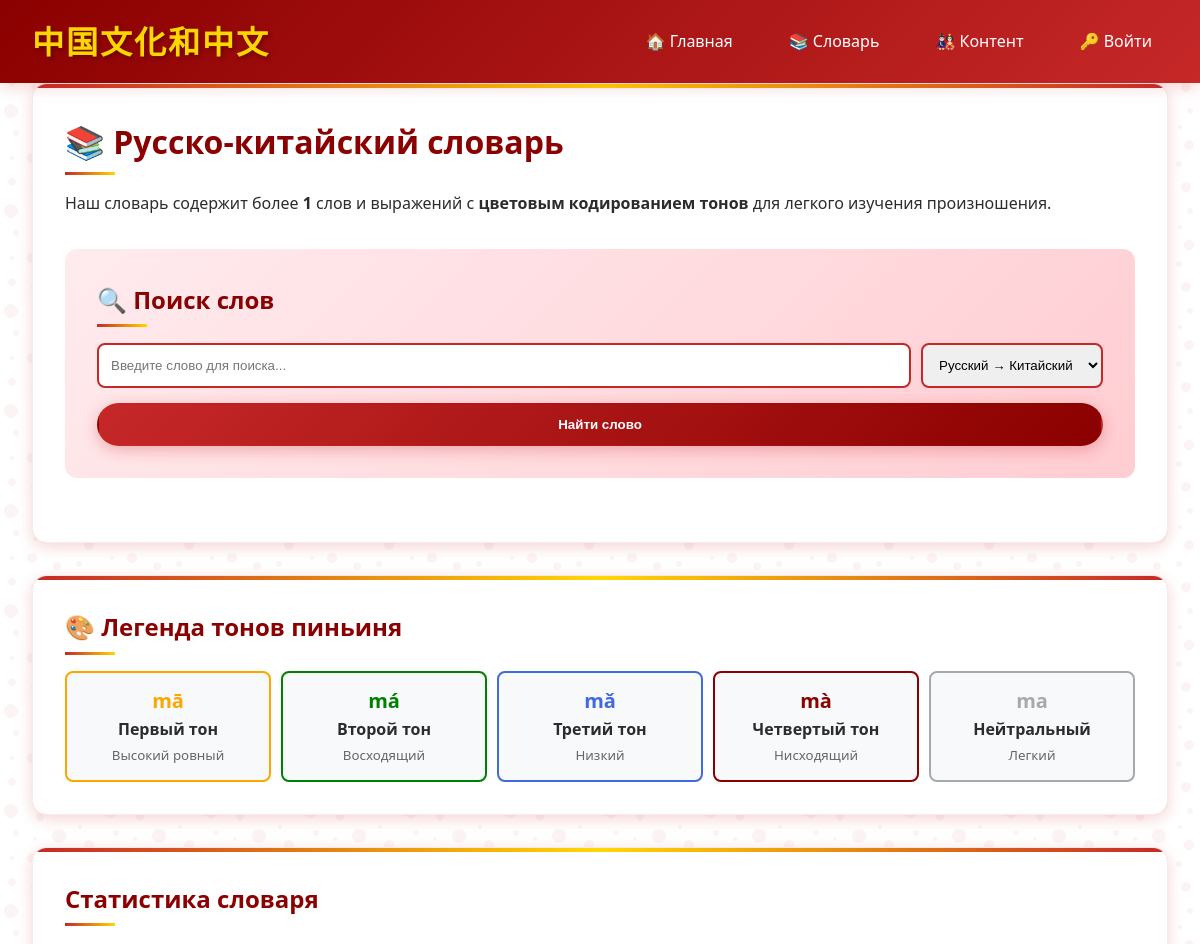
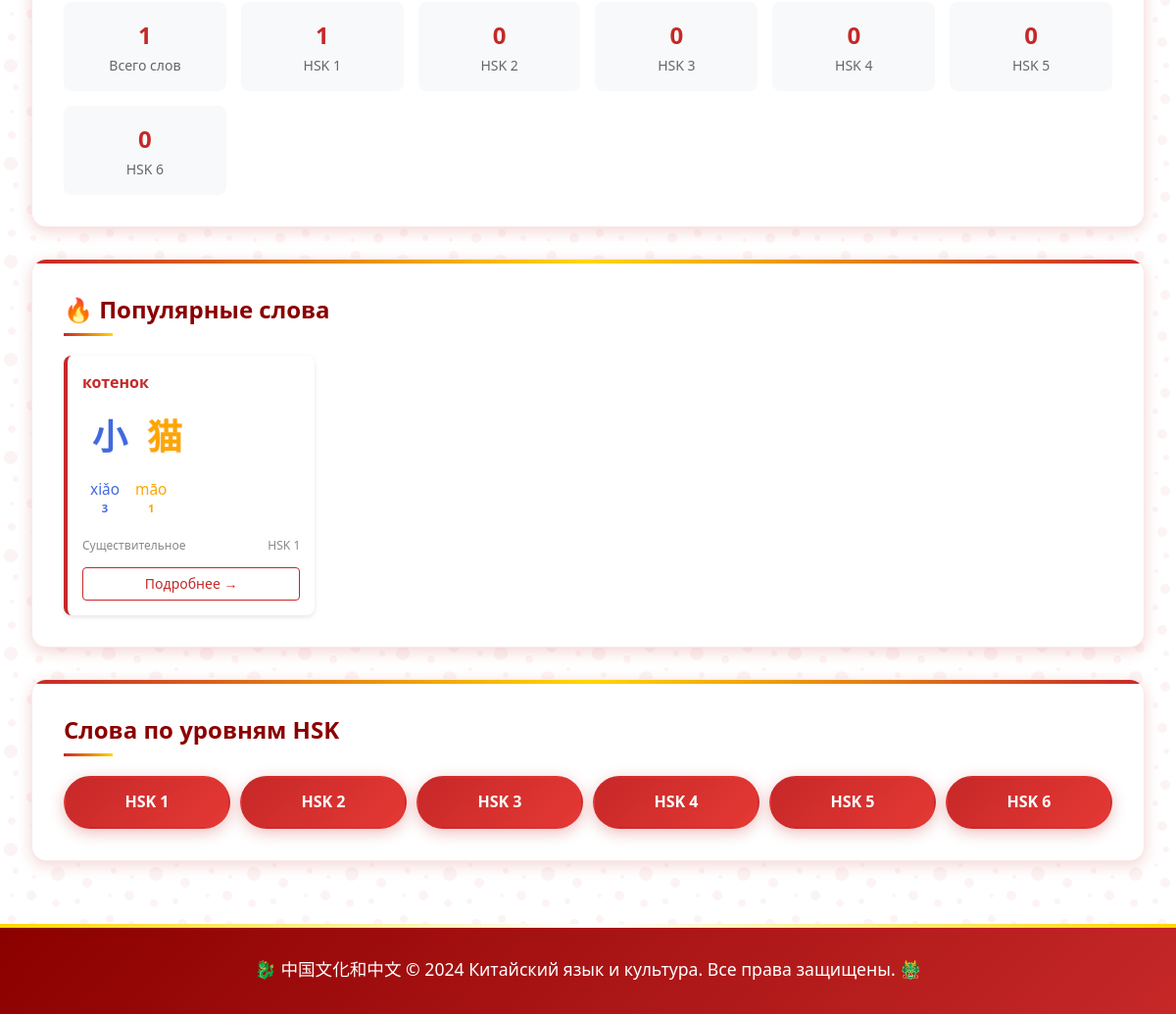
The app's page /dictionary/, older data (2 pictures, top to bottom).
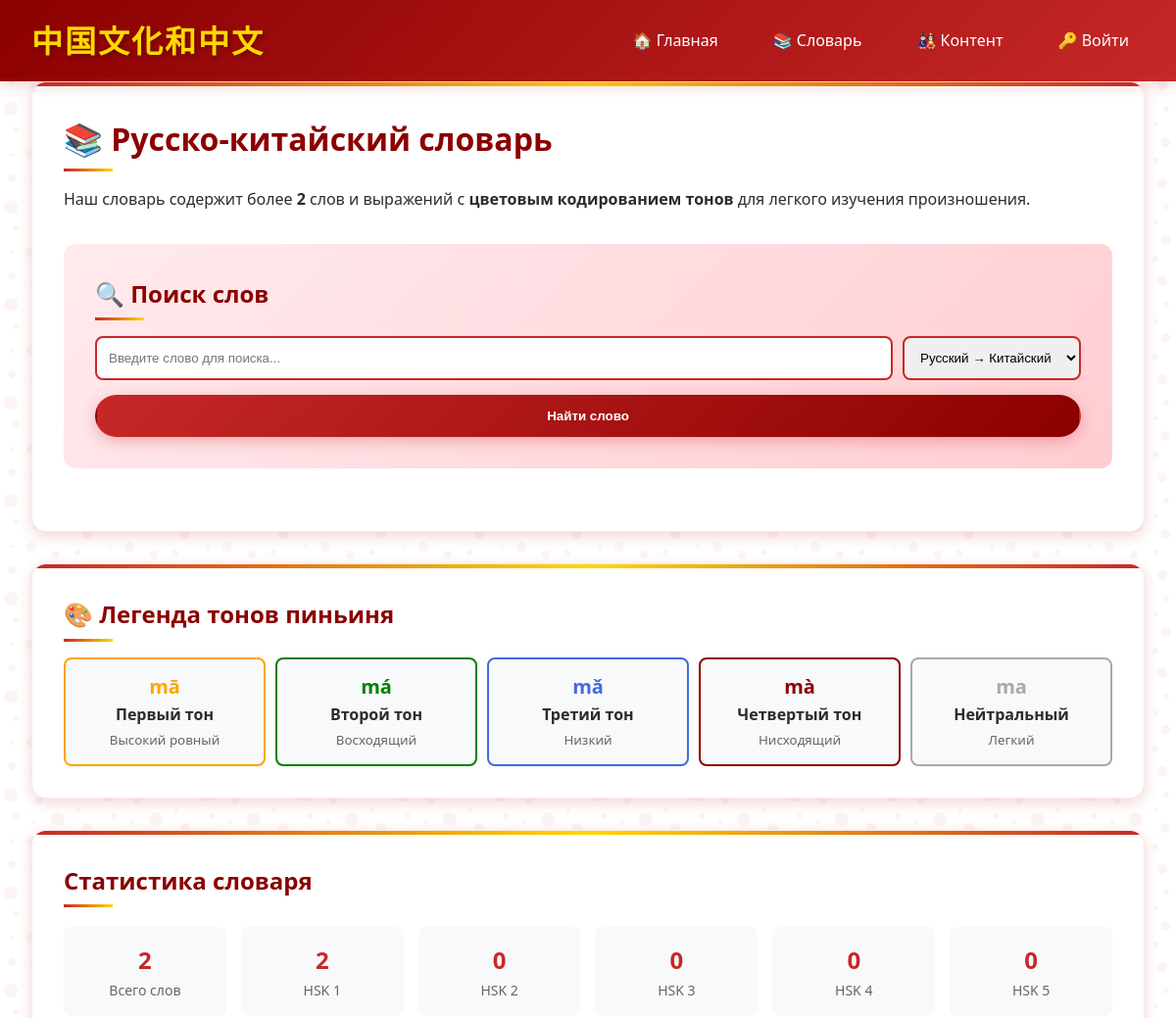
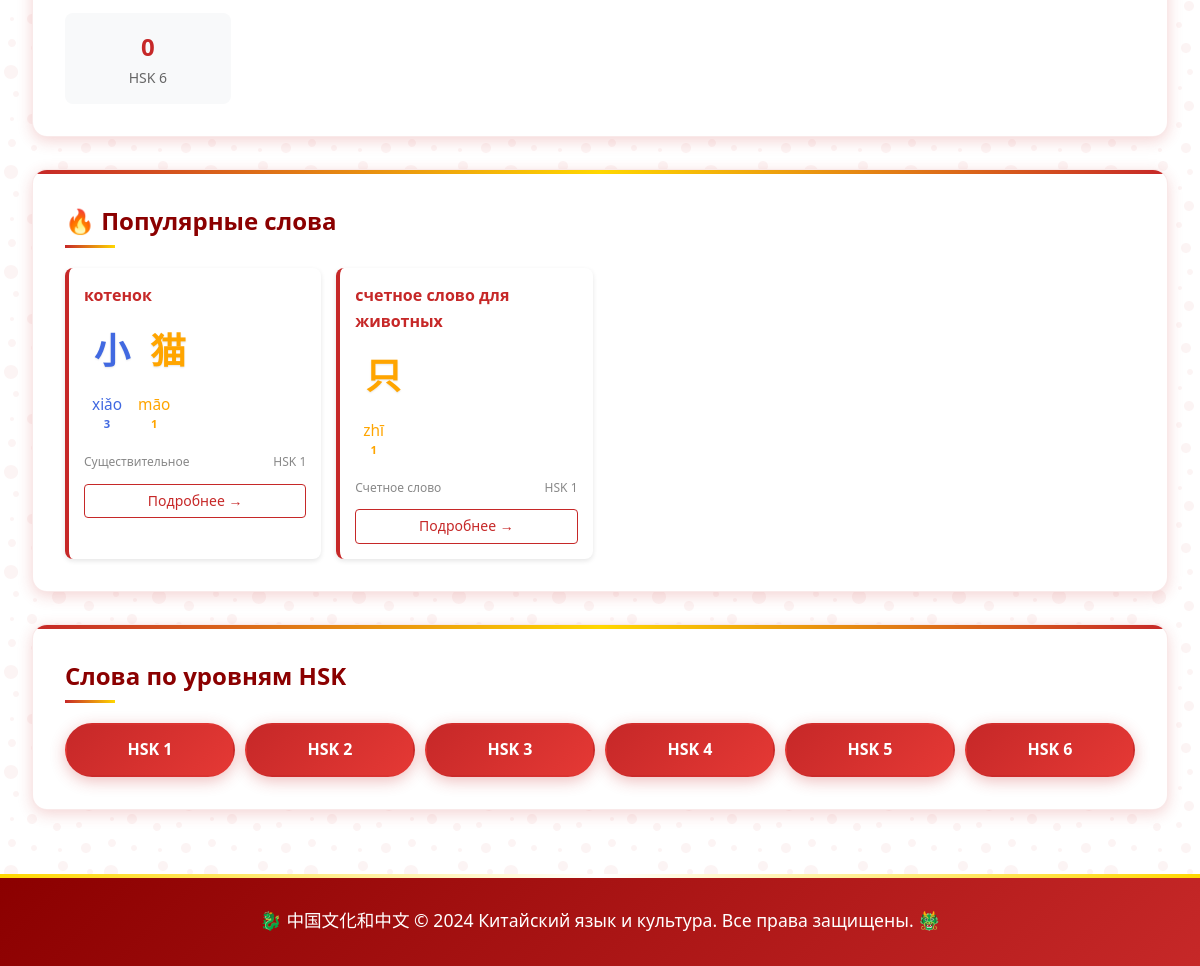
The same page, newer data (2 pictures, top to bottom).
### apps/dictionary/models.py (models this page shows, shortened)
class Word(models.Model):
    PART_OF_SPEECH_CHOICES = [
        ('noun', 'Существительное'),
        ('verb', 'Глагол'),
        ('adjective', 'Прилагательное'),
        ('adverb', 'Наречие'),
        ('pronoun', 'Местоимение'),
        ('numeral', 'Числительное'),
        ('preposition', 'Предлог'),
        ('conjunction', 'Союз'),
        ('interjection', 'Междометие'),
        ('measure word', ' Счетное слово')
    ]
    russian = models.CharField(max_length=200, verbose_name="Русское слово")
    chinese_simplified = models.CharField(max_length=100, verbose_name="Китайский (упрощенный)")
    pinyin = models.CharField(max_length=200, verbose_name="Пиньинь")
    part_of_speech = models.CharField(max_length=20, choices=PART_OF_SPEECH_CHOICES, default='noun')
    hsk_level = models.IntegerField(verbose_name="Уровень HSK", default=1)
    created_at = models.DateTimeField(auto_now_add=True)
    updated_at = models.DateTimeField(auto_now=True)
    class Meta:
        verbose_name = "Слово"
        verbose_name_plural = "Слова"
        ordering = ['russian']
        indexes = [
            models.Index(fields=['russian']),
            models.Index(fields=['chinese_simplified']),
            models.Index(fields=['pinyin']),
        ]

### apps/dictionary/views.py (the view)
# urls.py: path('', views.dictionary_home, name='home'),
def dictionary_home(request):
    featured_words = Word.objects.all()[:8]
    total_words = Word.objects.count()
    words_by_hsk = {
        'HSK 1': Word.objects.filter(hsk_level=1).count(),
        'HSK 2': Word.objects.filter(hsk_level=2).count(),
        'HSK 3': Word.objects.filter(hsk_level=3).count(),
        'HSK 4': Word.objects.filter(hsk_level=4).count(),
        'HSK 5': Word.objects.filter(hsk_level=5).count(),
        'HSK 6': Word.objects.filter(hsk_level=6).count(),
    }
    return render(request, 'dictionary/home.html', {
        'featured_words': featured_words,
        'total_words': total_words,
        'words_by_hsk': words_by_hsk,
    })

### apps/dictionary/templatetags/pinyin_filters.py (called while the page is built)
def split_pinyin_syllables(pinyin_text):
    if not pinyin_text:
        return []
    pinyin_text = pinyin_text.lower().strip()
    pattern = r'([bcdfghjklmnpqrstwxyz]*[aeiouüāáǎàēéěèīíǐìōóǒòūúǔùǖǘǚǜ]+[ng]*)'
    syllables = re.findall(pattern, pinyin_text)
    syllables = [syl for syl in syllables if syl]
    return syllables

def detect_tone(syllable):
    tone_mapping = {
        'ā': 1, 'á': 2, 'ǎ': 3, 'à': 4,
        'ē': 1, 'é': 2, 'ě': 3, 'è': 4,
        'ī': 1, 'í': 2, 'ǐ': 3, 'ì': 4,
        'ō': 1, 'ó': 2, 'ǒ': 3, 'ò': 4,
        'ū': 1, 'ú': 2, 'ǔ': 3, 'ù': 4,
        'ǖ': 1, 'ǘ': 2, 'ǚ': 3, 'ǜ': 4
    }
    for char in syllable:
        if char in tone_mapping:
            return tone_mapping[char]
    return 0  # нейтральный тон

### templates/dictionary/home.html (shortened to what the changed rows need)
{% extends 'base.html' %}
{% load pinyin_filters %}
{% block content %}
<div class="card">
    <h1>📚 Русско-китайский словарь</h1>
    <p>Наш словарь содержит более <strong>{{ total_words }}</strong> слов и выражений с <strong>цветовым кодированием тонов</strong> для легкого изучения произношения.</p>
    <div class="search-section" style="background: linear-gradient(135deg, #ffebee 0%, #ffcdd2 100%); padding: 2rem; border-radius: 12px; margin: 2rem 0;">
        <h2>🔍 Поиск слов</h2>
    </div>
</div>
<div class="card">
    <h2>🎨 Легенда тонов пиньиня</h2>
</div>
<div class="card">
    <h2>Статистика словаря</h2>
    <div style="display: grid; grid-template-columns: repeat(auto-fit, minmax(150px, 1fr)); gap: 15px; margin-top: 20px;">
        <div style="text-align: center; padding: 15px; background: #f8f9fa; border-radius: 8px;">
            <div style="font-size: 24px; font-weight: bold; color: #c62828;">{{ total_words }}</div>
            <div style="font-size: 14px; color: #666;">Всего слов</div>
        </div>
        {% for level, count in words_by_hsk.items %}
        <div style="text-align: center; padding: 15px; background: #f8f9fa; border-radius: 8px;">
            <div style="font-size: 24px; font-weight: bold; color: #c62828;">{{ count }}</div>
            <div style="font-size: 14px; color: #666;">{{ level }}</div>
        </div>
        {% endfor %}
    </div>
</div>
<div class="card">
    <h2>🔥 Популярные слова</h2>
    <div class="word-grid" style="display: grid; grid-template-columns: repeat(auto-fill, minmax(220px, 1fr)); gap: 15px; margin-top: 20px;">
        {% for word in featured_words %}
        <div style="background: white; padding: 15px; border-radius: 8px; border-left: 4px solid #c62828; box-shadow: 0 2px 5px rgba(0,0,0,0.1); transition: transform 0.3s ease;">
            <div style="font-weight: bold; color: #c62828; font-size: 16px; margin-bottom: 8px;">{{ word.russian }}</div>
            <div style="font-size: 24px; margin: 8px 0; font-weight: bold; min-height: 40px;">
                {{ word.chinese_simplified|colorize_characters:word.pinyin }}
            </div>
            <div style="color: #666; font-size: 14px; min-height: 50px; line-height: 1.4;">
                {{ word.pinyin|colorize_pinyin }}
            </div>
            <div style="display: flex; justify-content: space-between; align-items: center; margin-top: 10px; font-size: 12px; color: #888;">
                <span>{{ word.get_part_of_speech_display }}</span>
                <span>HSK {{ word.hsk_level }}</span>
            </div>
            <a href="{% url 'dictionary:word_detail' word.id %}" style="display: block; margin-top: 12px; color: #c62828; text-decoration: none; font-size: 14px; text-align: center; padding: 5px; border: 1px solid #c62828; border-radius: 4px; transition: all 0.3s ease;">
                Подробнее →
            </a>
        </div>
        {% empty %}
        <div style="text-align: center; padding: 2rem; color: #666; grid-column: 1 / -1;">
            <p>😔 Слова еще не добавлены в словарь</p>
            <a href="/admin/dictionary/word/add/" class="btn" style="margin-top: 10px;">Добавить слова через админку</a>
        </div>
        {% endfor %}
    </div>
</div>
<div class="card">
    <h2>Слова по уровням HSK</h2>
    <div style="display: grid; grid-template-columns: repeat(auto-fit, minmax(120px, 1fr)); gap: 10px; margin-top: 20px;">
        {% for level in "123456" %}
        <a href="{% url 'dictionary:words_by_hsk' forloop.counter %}"
           class="btn"
           style="background: linear-gradient(135deg, #c62828, #e53935); text-align: center; padding: 12px;">
            HSK {{ level }}
        </a>
        {% endfor %}
    </div>
</div>
{% endblock %}

Row changes from the older to the newer data that the page shows:
added Word: russian "счетное слово для животных", chinese_simplified|colorize_characters "只", pinyin|colorize_pinyin "zhī 1", part_of_speech "Счетное слово", hsk_level "1"
Text that changed along with them:
{{ total_words }}: "1" → "2"
new list line: "2 HSK 1"
list line gone: "1 HSK 1"
